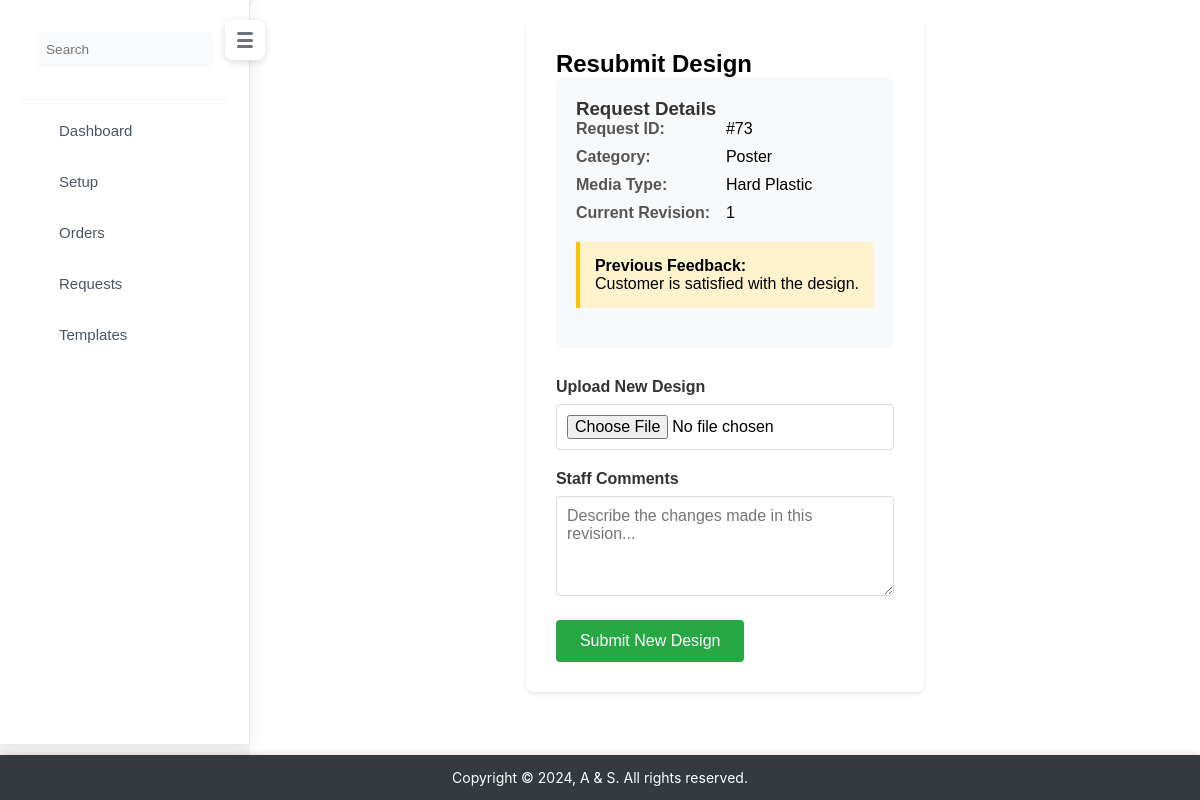
/pages/resubmit_design.php?request_id=73 (signed in), run on the app's committed database.
### tables this page shows
CREATE TABLE `custom_template_requests` (
  `id` int(11) NOT NULL,
  `user_id` int(11) NOT NULL,
  `category_id` int(11) NOT NULL,
  `media_type_id` int(11) NOT NULL,
  `size` varchar(50) NOT NULL,
  `orientation` enum('Portrait','Landscape') NOT NULL,
  `color_scheme` varchar(50) NOT NULL,
  `quantity` int(11) NOT NULL,
  `price_range` varchar(50) DEFAULT NULL,
  `additional_notes` text DEFAULT NULL,
  `reference_image` varchar(255) DEFAULT NULL,
  `status` enum('Pending','In Progress','Approved','Rejected','Completed') NOT NULL DEFAULT 'Pending',
  `assigned_staff_id` int(11) DEFAULT NULL,
  `created_at` timestamp NOT NULL DEFAULT current_timestamp(),
  `updated_at` timestamp NOT NULL DEFAULT current_timestamp() ON UPDATE current_timestamp(),
  `final_design` varchar(255) DEFAULT NULL,
  `preferred_staff_id` int(11) DEFAULT NULL,
  `preferred_color` varchar(7) DEFAULT '#000000',
  `secondary_color` varchar(20) DEFAULT NULL
);

CREATE TABLE `category` (
  `c_id` int(11) NOT NULL,
  `c_Name` varchar(255) NOT NULL,
  `c_discription` text DEFAULT NULL,
  `created_at` timestamp NOT NULL DEFAULT current_timestamp(),
  `admin_id` int(11) DEFAULT NULL
);

CREATE TABLE `media_type` (
  `id` int(11) NOT NULL,
  `name` varchar(255) NOT NULL,
  `created_at` timestamp NOT NULL DEFAULT current_timestamp(),
  `admin_id` int(11) DEFAULT NULL
);

CREATE TABLE `design_revisions` (
  `id` int(11) NOT NULL,
  `request_id` int(11) DEFAULT NULL,
  `revision_number` int(11) DEFAULT NULL,
  `is_satisfied` tinyint(1) DEFAULT NULL,
  `feedback` text DEFAULT NULL,
  `staff_comment` text DEFAULT NULL,
  `final_design` varchar(255) DEFAULT NULL,
  `price` decimal(10,2) DEFAULT NULL,
  `created_at` timestamp NOT NULL DEFAULT current_timestamp()
);

### pages/resubmit_design.php (the view, shortened to what this page needs)
<?php
require_once('../includes/dbcon.php');
if (isset($_GET['request_id'])) {
    $request_id = $_GET['request_id'];
    $stmt = $pdo->prepare("
        SELECT ctr.*, c.c_Name as category_name, mt.name as media_type_name,
        dr.revision_number, dr.feedback
        FROM custom_template_requests ctr
        JOIN category c ON ctr.category_id = c.c_id
        JOIN media_type mt ON ctr.media_type_id = mt.id
        LEFT JOIN design_revisions dr ON ctr.id = dr.request_id
        WHERE ctr.id = ?
        ORDER BY dr.revision_number DESC
        LIMIT 1
    ");
    $stmt->execute([$request_id]);
    $request = $stmt->fetch(PDO::FETCH_ASSOC);
}
?>
<!DOCTYPE html>
<html lang="en">
<head>
    <link rel="stylesheet" href="../assets/css/style.css">
</head>
<body>
    <?php include('../includes/header.php'); ?>
    <div class="main-content">
        <div class="resubmit-container">
            <h2>Resubmit Design</h2>
            <div class="request-details">
                <h3>Request Details</h3>
                <div class="detail-row">
                    <span class="detail-label">Request ID:</span>
                    <span>#<?php echo htmlspecialchars($request['id']); ?></span>
                </div>
                <div class="detail-row">
                    <span class="detail-label">Category:</span>
                    <span><?php echo htmlspecialchars($request['category_name']); ?></span>
                </div>
                <div class="detail-row">
                    <span class="detail-label">Media Type:</span>
                    <span><?php echo htmlspecialchars($request['media_type_name']); ?></span>
                </div>
                <div class="detail-row">
                    <span class="detail-label">Current Revision:</span>
                    <span><?php echo htmlspecialchars($request['revision_number']); ?></span>
                </div>
                <?php if ($request['feedback']): ?>
                    <div class="previous-feedback">
                        <h4>Previous Feedback:</h4>
                        <p><?php echo htmlspecialchars($request['feedback']); ?></p>
                    </div>
                <?php endif; ?>
            </div>
            <form method="POST" enctype="multipart/form-data">
                <div class="form-group">
                    <label for="new_design">Upload New Design</label>
                    <input type="file" name="new_design" id="new_design" class="form-control" required accept="image/*">
                </div>
                <div class="form-group">
                    <label for="staff_comments">Staff Comments</label>
                    <textarea name="staff_comments" id="staff_comments" class="form-control" rows="4"
                        placeholder="Describe the changes made in this revision..."></textarea>
                </div>
                <button type="submit" class="submit-btn">Submit New Design</button>
            </form>
        </div>
    </div>
    <?php include('../includes/footer.php'); ?>
</body>
</html>

### assets/css/style.css (style rules this page uses)
* { margin: 0; padding: 0; box-sizing: border-box; font-family: Arial, sans-serif; }
body { display: flex; min-height: 99vh; background-color: #f5f5f5; overflow: auto; }
.main-content { flex: 1; display: flex; flex-direction: column; background-color: #fff; border-top-left-radius: 10px; }

### pages/resubmit_design.php (style rules this page uses)
.resubmit-container { max-width: 800px; margin: 20px auto; padding: 30px; background: white; border-radius: 8px; box-shadow: 0 2px 4px rgba(0, 0, 0, 0.1); }
.request-details { background-color: #f8f9fa; padding: 20px; border-radius: 6px; margin-bottom: 30px; }
.request-details h3 { margin-top: 0; color: #333; }
.detail-row { display: flex; margin-bottom: 10px; }
.detail-label { font-weight: bold; width: 150px; color: #555; }
.previous-feedback { background-color: #fff3cd; border-left: 4px solid #ffc107; padding: 15px; margin: 20px 0; }
.form-group { margin-bottom: 20px; }
.form-group label { display: block; margin-bottom: 8px; font-weight: bold; color: #333; }
.form-control { width: 100%; padding: 10px; border: 1px solid #ddd; border-radius: 4px; font-size: 16px; }
textarea.form-control { min-height: 100px; resize: vertical; }
.submit-btn { background-color: #28a745; color: white; padding: 12px 24px; border: none; border-radius: 4px; cursor: pointer; font-size: 16px; transition: background-color 0.3s ease; }

### includes/header.php (style rules this page uses)
.main-content { margin-left: 250px; transition: margin-left 0.3s ease; }

### data on the page
custom_template_requests: id "73", category.c_Name "Poster", media_type.name "Hard Plastic", design_revisions.revision_number "1", design_revisions.feedback "Customer is satisfied with the design."
